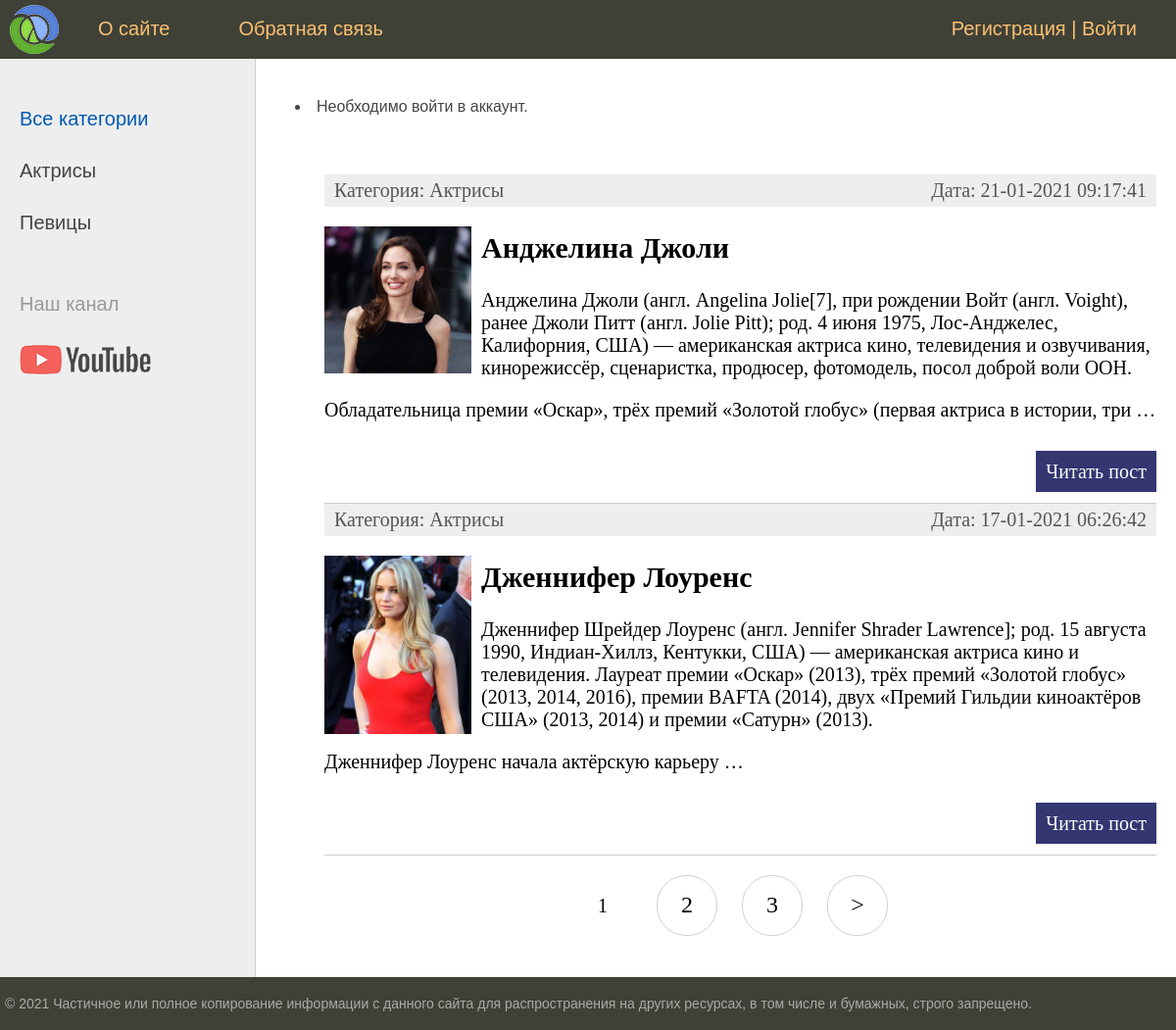
The page / on the database its author committed.
### women/models.py (models this page shows, shortened)
class Category(models.Model):
    name = models.CharField(max_length=100, db_index=True, verbose_name="Категория")
    slug = models.SlugField(max_length=255, unique=True, db_index=True, verbose_name="URL")
    def __str__(self):
        return self.name
    def get_absolute_url(self):
        return reverse('category', kwargs={'cat_slug': self.slug})
    class Meta:
        verbose_name = 'Категория'
        verbose_name_plural = 'Категории'
        ordering = ['id']

class Women(models.Model):
    title = models.CharField(max_length=255, verbose_name="Заголовок")
    slug = models.SlugField(max_length=255, unique=True, db_index=True, verbose_name="URL")
    content = models.TextField(blank=True, verbose_name="Текст статьи")
    photo = models.ImageField(upload_to="photos/%Y/%m/%d/", verbose_name="Фото")
    time_create = models.DateTimeField(auto_now_add=True, verbose_name="Время создания")
    time_update = models.DateTimeField(auto_now=True, verbose_name="Время изменения")
    is_published = models.BooleanField(default=True, verbose_name="Публикация")
    cat = models.ForeignKey('Category', on_delete=models.PROTECT, verbose_name="Категории")
    def get_absolute_url(self):
        return reverse('post', kwargs={'post_slug': self.slug})
    class Meta:
        verbose_name = 'Известные женщины'
        verbose_name_plural = 'Известные женщины'
        ordering = ['id']
        permissions = [
            ('can_add_post', 'Can add post'),
        ]

### women/views.py (the view)
# urls.py: path('', WomenHome.as_view(), name='home'),
class WomenHome(DataMixin, ListView):
    model = Women   # Указывает, что это представление будет работать с моделью Women.
    template_name = 'women/index.html'  # Указывает, что это представление будет использовать шаблон women/index.html для отображения списка объектов.
    context_object_name = 'posts'   # Указывает, что объекты модели будут доступны в шаблоне под именем posts.
    def get_context_data(self, *, object_list=None, **kwargs):  # Переопределяет метод родительского класса для подготовки контекстных данных, которые будут переданы в шаблон.
        context = super().get_context_data(**kwargs)    # Вызывает метод get_context_data родительского класса для извлечения контекстных данных по умолчанию.
        c_def = self.get_user_context(title="Главная страница") # В данном случае передается заголовок "Главная страница".
        return dict(list(context.items()) + list(c_def.items()))
    def get_queryset(self):
        return Women.objects.filter(is_published=True)

### women/utils.py (called while the page is built)
    def get_user_context(self, **kwargs):
        context = kwargs
        cats = Category.objects.annotate(Count('women'))
        user_menu = menu.copy()
        if not self.request.user.is_authenticated:
            user_menu.pop(1)
        context['menu'] = user_menu
        context['cats'] = cats
        if 'cat_selected' not in context:
            context['cat_selected'] = 0
        return context

### women/templates/women/index.html (shortened to what this page needs)
{% extends 'women/base.html' %}
{% block content %}
<ul class="list-articles">
	{% for p in posts %}
	<li>
		<div class="article-panel">
			<p class="first">Категория: {{p.cat}}</p>
			<p class="last">Дата: {{p.time_update|date:"d-m-Y H:i:s"}}</p>
		</div>
		{% if p.photo %}
		<p><img class="img-article-left thumb" src="{{p.photo.url}}"></p>
		{% endif %}
		<h2>{{p.title}}</h2>
		{% autoescape on %}
		{{p.content|linebreaks|truncatewords:50}}
		{% endautoescape %}
		<p class="link-read-post"><a href="{{ p.get_absolute_url }}">Читать пост</a></p>
	</li>
	{% endfor %}
</ul>
{% endblock %}

### women/templates/women/base.html (shortened to what this page needs)
{% load static %}
{% load women_tags %}
<!DOCTYPE html>
<html>
<head>
	<link type="text/css" href="{% static 'women/css/styles.css' %}" rel="stylesheet" />
</head>
<body>
	<table class="table-page" border=0 cellpadding="0" cellspacing="0">
		<tr>
			<td valign=top>
				{% block mainmenu %}
				<div class="header">
					<ul id="mainmenu" class="mainmenu">
						<li class="logo"><a href="{% url 'home' %}">
								<div class="logo"></div>
							</a></li>
						{% for m in menu %}
							<li><a href="{% url m.url_name %}">{{m.title}}</a></li>
						{% endfor %}
						{% if request.user.is_authenticated %}
							<li class="last"> {{user.username}} | <a href="{% url 'logout' %}">Выйти</a></li>
						{% else %}
							<li class="last"><a href="{% url 'register' %}">Регистрация</a> | <a href="{% url 'login' %}">Войти</a></li>
						{% endif %}
					</ul>
				</div>
				{% endblock mainmenu %}
				<table class="table-content" border=0 cellpadding="0" cellspacing="0">
					<tr>
						<td valign="top" class="left-chapters">
							<ul id="leftchapters">
								{% if cat_selected == 0 %}
								<li class="selected">Все категории</li>
								{% else %}
								<li><a href="{% url 'home' %}">Все категории</a></li>
								{% endif %}
								{% for c in cats %}
								{% if c.women__count > 0 %}
								{% if c.pk == cat_selected %}
								<li class="selected">{{c.name}}</li>
								{% else %}
								<li><a href="{{ c.get_absolute_url }}">{{c.name}}</a></li>
								{% endif %}
								{% endif %}
								{% endfor %}
								<li class="share">
									<p>Наш канал</p>
									<a class="share-yt"
										href="https://www.youtube.com/channel/UClJzWfGWuGJL2t-3dYKcHTA/playlists"
										target="_blank" rel="nofollow"></a>
								</li>
							</ul>
						</td>
						<td valign="top" class="content">
							{% if request.user.is_authenticated %}
								<li class="last">Логин: {{user.username}}</li>
								<ul>
								{% for group in user.groups.all %}
									<li>Название группы: {{ group.name }}</li>
								{% endfor %}
								</ul>
							{% else %}
								<li class="last">Необходимо войти в аккаунт.</li>
							{% endif %}
							<div class="content-text">
								{% block content %}
								{% endblock %}
								{% if page_obj.has_other_pages %}
								<nav class="list-pages">
									<ul>
										{% for p in paginator.page_range %}
										{% if page_obj.number == p %}
										<li class="page-num page-num-selected">{{ p }}</li>
										{% elif p >= page_obj.number|add:-2 and p <= page_obj.number|add:2 %} <li
											class="page-num">
											<a href="?page={{ p }}">{{ p }}</a>
											</li>
											{% endif %}
											{% endfor %}
											{% if page_obj.has_next %}
											<li class="page-num">
												<a href="?page={{ page_obj.next_page_number }}">&gt;</a>
											</li>
											{% endif %}
									</ul>
								</nav>
								{% endif %}
							</div>
						</td>
					</tr>
				</table>
			</td>
		</tr>
		<tr>
			<td valign=top>
				<div id="footer">
					<p>&copy; 2021 Частичное или полное копирование информации с данного сайта для распространения на
						других ресурсах, в том числе и бумажных, строго запрещено.</p>
				</div>
			</td>
		</tr>
	</table>
</body>
</html>

### women/static/women/css/styles.css (style rules this page uses)
html, body { font-family: 'Arial'; margin: 0; padding: 0; height: 100%; width: 100%; color: #444; }
a { color: #0059b2; text-decoration: none; }
img { max-width: 600px; height: auto; }
img.img-article-left { max-width: 300px; height: auto; float: left; padding: 0 10px 10px 0; }
img.img-article-left.thumb { max-width: 150px; height: auto; }
p.link-read-post { text-align: right; }
p.link-read-post a { padding: 10px; min-width: 100px; background: #333671; color: #fff; text-decoration: none; }
div.article-panel { background: #eee; padding: 5px 10px 5px 10px; box-sizing border-box; overflow: hidden; color: #555; }
div.article-panel p.first { margin: 0; float: left; }
div.article-panel p.last { margin: 0; float: right; }
ul.list-articles { list-style: none; margin: 0; padding: 0; }
ul.list-articles li { border-bottom: 1px solid #ccc; }
.table-page { width: 100%; height: 100%; vertical-align: top; }
.table-page tr { height: 100%; }
.header { background: #3F4137; height: 60px; }
.logo { background: url('../images/logo.png') no-repeat 10px 5px; width: 70px; height: 60px; }
ul.mainmenu { list-style: none; margin: 0; padding: 0; height: 60px; color: #fdc073; font-size: 20px; overflow: hidden; }
ul.mainmenu li { float: left; margin: 18px 40px 0 30px; }
ul.mainmenu li.logo { margin: 0; }
ul.mainmenu li.last { float: right; }
ul.mainmenu li a { color: #fdc073; text-decoration: none; }
.table-content { width: 100%; min-height: 100%; height: 100%; }
.left-chapters { margin: 0; background: #eee; border-right: 1px solid #ccc; min-height: 100%; }
.left-chapters ul { width: 230px; min-height: 100%; margin: 0; padding: 20px 10px 10px 20px; list-style: none; font-size: 20px; }
.left-chapters ul li { margin: 30px 0 0 0; color: #999; }
.left-chapters ul li.selected { color: #0059b2; }
.left-chapters ul li a { color: #444; text-decoration: none; }
.left-chapters ul li.share { margin: 60px 0 0 0; }
.left-chapters ul li.share p { margin: 30px 0 30px 0; }
.left-chapters ul li.share a { display: inline-block; width: 40px; height: 40px; margin: 0 20px 0 0; }
.left-chapters ul li.share a.share-yt { width: 100%; height: 30px; background: url('../images/share_yt.png') no-repeat 0 0 }
.content { padding: 40px 20px 20px 40px; width: 100%; box-sizing: border-box; }
.content-text { margin: 60px 0 0 30px; color: #000; font-size: 20px; font-family: Yandex Sans Display Light; }
#footer { box-sizing: border-box; background: #3F4137; padding: 5px; color: #aaa; font-size: 14px; font-family: Verdana, Geneva, Arial, Helvetica; text-align: left; overflow: hidden; }
.list-pages { text-align: center; margin: 0 0 20px 0; }
.list-pages ul { margin: 20px 0 0 0; padding: 0; list-style: none; }
.list-pages ul li { display: inline-block; margin: 0 20px 0 0; }
.list-pages a { color: #000; font-size: 24px; text-decoration: none; }
.list-pages .page-num, .page-num-selected { display: inline-block; width: 60px; height: 44px; padding: 16px 0 0 0; border: 1px solid #d0d0d0; border-radius: 30px; }
.list-pages .page-num-selected { border: none; color: #000; font-size: 20px; }

### rows shown on the page
Category: name "Актрисы"
Category: name "Певицы"
Women: cat "Актрисы", time_update "21-01-2021 09:17:41", photo (picture), title "Анджелина Джоли", content "Анджелина Джоли (англ. Angelina Jolie[7], при рождении Войт (англ. Voight), ранее Джоли Питт (англ. Jolie Pitt); род. 4 июня 1975, Лос-Анджелес, Калифорния, США) — американская актриса кино, телевидения и озвучивания, кинорежиссёр, сценаристка, продюсер, фотомодель, посол доброй воли ООН. Обладательница премии «Оскар», трёх премий «Золотой глобус» (первая актриса в истории, три …"
Women: cat "Актрисы", time_update "17-01-2021 06:26:42", photo (picture), title "Дженнифер Лоуренс", content "Дженнифер Шрейдер Лоуренс (англ. Jennifer Shrader Lawrence]; род. 15 августа 1990, Индиан-Хиллз, Кентукки, США) — американская актриса кино и телевидения. Лауреат премии «Оскар» (2013), трёх премий «Золотой глобус» (2013, 2014, 2016), премии BAFTA (2014), двух «Премий Гильдии киноактёров США» (2013, 2014) и премии «Сатурн» (2013). Дженнифер Лоуренс начала актёрскую карьеру …"

### other values the page prints
{{ m.title }} "О сайте" "Обратная связь"
{{ p }} "1"
{{ p }} "2" "3"
